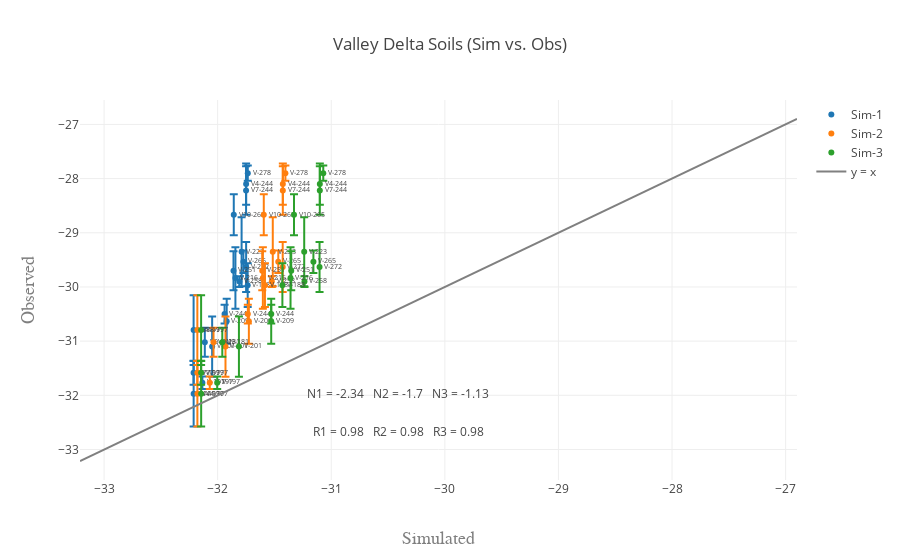

Here is the notebook cell this chart was saved with:
### Code cell
data = []
df = delta_dat.loc[delta_dat['Transect'] == 'V']
for folder in range(1, folders + 1):
    df1 = df.loc[df['IDsim'] == ('Sim-' + str(folder))]
    trace = get_scatter(df1, test_var, sd, name=('Sim-' + str(folder)))
    data.append(trace)
    
data.append(get_xy_line(df, test_var, delta=True))

fig = go.Figure(data=data, layout=get_layout(df, test_var, folders, title='Valley Delta Soils (Sim vs. Obs)', delta=True))
iplot(fig)

### Figure 1 — Plotly figure (JSON) as saved in the notebook; plotly's stock layout.template omitted (floating-point values rounded to 4 significant figures)
{"data": [{"error_y": {"array": [0.6041, 0.3818, 0.2232, 0.4497, 0.6438, 0.267, 0.3769, 0.4041, 0.1155, 0.5568, 0.4163, 0.5686, 0.6364, 0.1732, 0.3606, 0.1, 0.2082, 0.4619, 0.1414], "symmetric": true, "type": "data"}, "mode": "markers+text", "name": "Sim-1", "text": ["V4-197", "V4-244", "V7-197", "V7-244", "V8-197", "V9-181", "V10-265", "V-188", "V-197", "V-201", "V-209", "V-216", "V-223", "V-244", "V-251", "V-258", "V-265", "V-272", "V-278"], "textfont": {"size": 7}, "textposition": "right", "type": "scatter", "x": [-32.21, -31.75, -32.21, -31.75, -32.21, -32.11, -31.86, -31.74, -32.13, -32.05, -31.92, -31.84, -31.79, -31.94, -31.86, -31.81, -31.77, -31.75, -31.73], "y": [-31.97, -28.1, -31.58, -28.22, -30.8, -31.02, -28.67, -29.97, -31.77, -31.1, -30.63, -29.83, -29.35, -30.5, -29.7, -29.9, -29.53, -29.63, -27.9]}, {"error_y": {"array": [0.6041, 0.3818, 0.2232, 0.4497, 0.6438, 0.267, 0.3769, 0.4041, 0.1155, 0.5568, 0.4163, 0.5686, 0.6364, 0.1732, 0.3606, 0.1, 0.2082, 0.4619, 0.1414], "symmetric": true, "type": "data"}, "mode": "markers+text", "name": "Sim-2", "text": ["V4-197", "V4-244", "V7-197", "V7-244", "V8-197", "V9-181", "V10-265", "V-188", "V-197", "V-201", "V-209", "V-216", "V-223", "V-244", "V-251", "V-258", "V-265", "V-272", "V-278"], "textfont": {"size": 7}, "textposition": "right", "type": "scatter", "x": [-32.18, -31.43, -32.18, -31.43, -32.18, -32.04, -31.59, -31.58, -32.07, -31.93, -31.73, -31.6, -31.51, -31.73, -31.61, -31.52, -31.47, -31.43, -31.4], "y": [-31.97, -28.1, -31.58, -28.22, -30.8, -31.02, -28.67, -29.97, -31.77, -31.1, -30.63, -29.83, -29.35, -30.5, -29.7, -29.9, -29.53, -29.63, -27.9]}, {"error_y": {"array": [0.6041, 0.3818, 0.2232, 0.4497, 0.6438, 0.267, 0.3769, 0.4041, 0.1155, 0.5568, 0.4163, 0.5686, 0.6364, 0.1732, 0.3606, 0.1, 0.2082, 0.4619, 0.1414], "symmetric": true, "type": "data"}, "mode": "markers+text", "name": "Sim-3", "text": ["V4-197", "V4-244", "V7-197", "V7-244", "V8-197", "V9-181", "V10-265", "V-188", "V-197", "V-201", "V-209", "V-216", "V-223", "V-244", "V-251", "V-258", "V-265", "V-272", "V-278"], "textfont": {"size": 7}, "textposition": "right", "type": "scatter", "x": [-32.15, -31.1, -32.15, -31.1, -32.15, -31.96, -31.33, -31.43, -32.0, -31.81, -31.53, -31.36, -31.24, -31.53, -31.35, -31.24, -31.16, -31.1, -31.07], "y": [-31.97, -28.1, -31.58, -28.22, -30.8, -31.02, -28.67, -29.97, -31.77, -31.1, -30.63, -29.83, -29.35, -30.5, -29.7, -29.9, -29.53, -29.63, -27.9]}, {"marker": {"color": "grey", "opacity": 0.9}, "mode": "lines", "name": "y = x", "type": "scatter", "x": [-33.21, -26.9], "y": [-33.21, -26.9]}], "layout": {"annotations": [{"showarrow": false, "text": "R1 = 0.98\n \nR2 = 0.98\n \nR3 = 0.98\n \n", "x": -30.37, "y": -32.67}, {"showarrow": false, "text": "N1 = -2.34\n \nN2 = -1.7\n \nN3 = -1.13\n \n", "x": -30.37, "y": -31.97}], "showlegend": true, "title": "Valley Delta Soils (Sim vs. Obs)", "xaxis": {"title": "Simulated", "titlefont": {"color": "#7f7f7f", "family": "Courier New, monospace", "size": 18}}, "yaxis": {"title": "Observed", "titlefont": {"color": "#7f7f7f", "family": "Courier New, monospace", "size": 18}}}}
